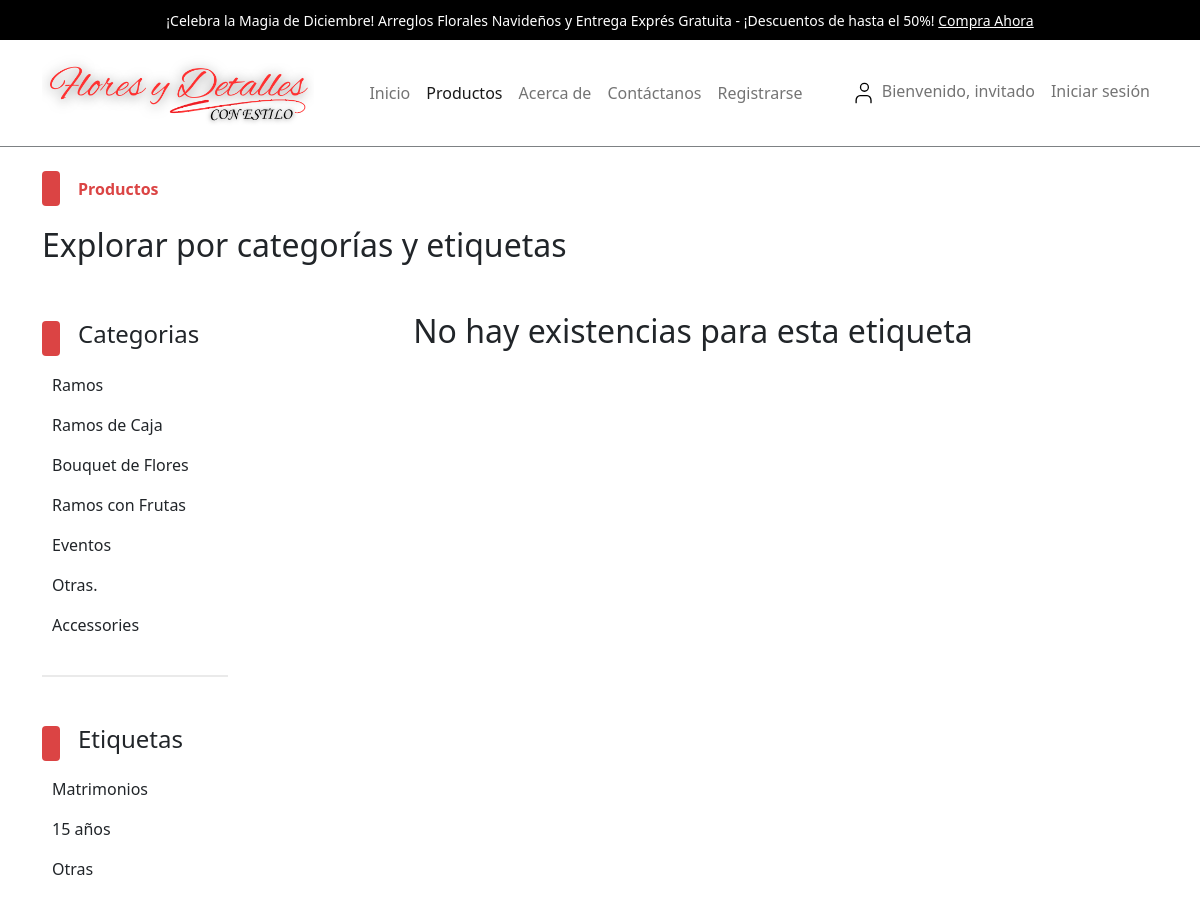
/products.php?brand=1, run on an earlier commit of the app's database.
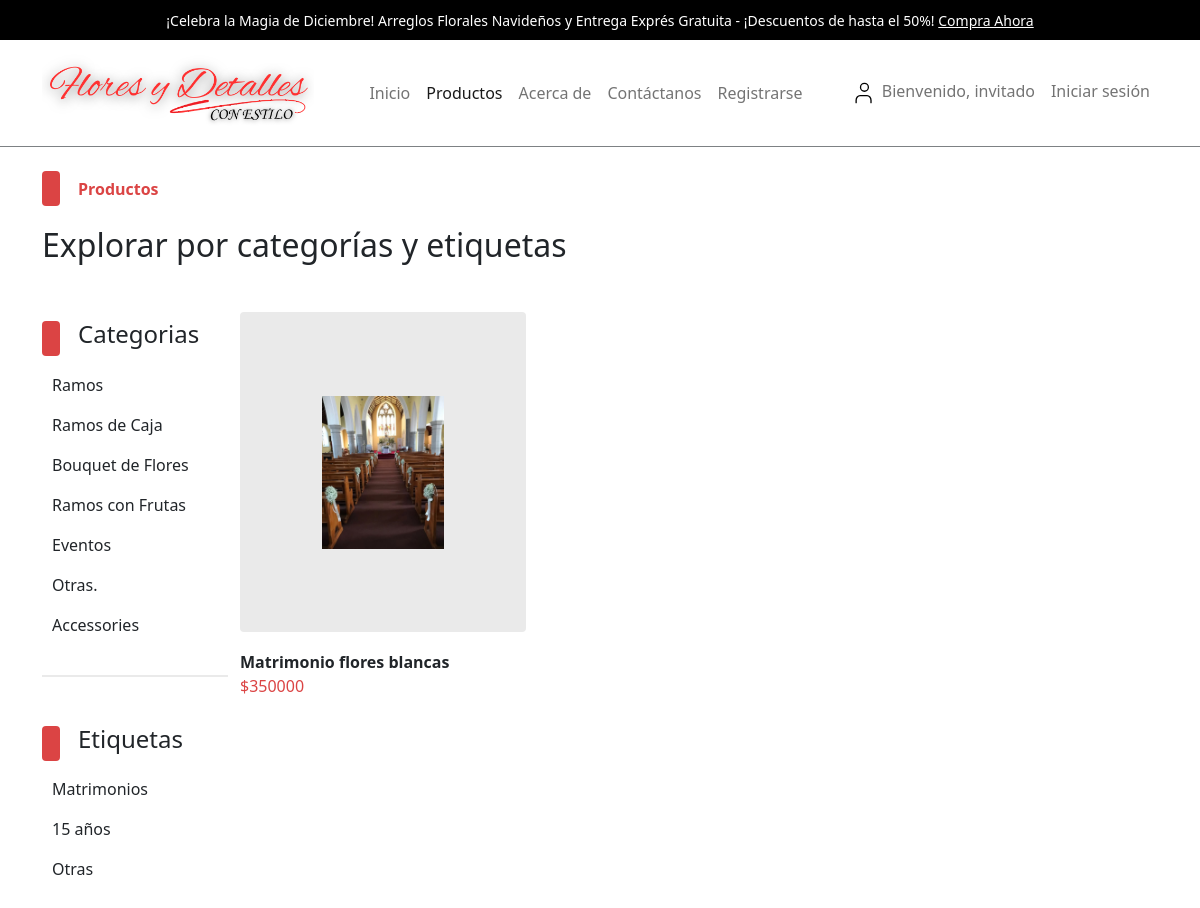
And on a later commit of the database.
### tables this page shows
CREATE TABLE `categories` (
  `category_id` int(11) NOT NULL,
  `category_title` varchar(100) NOT NULL
);

CREATE TABLE `brands` (
  `brand_id` int(11) NOT NULL,
  `brand_title` varchar(100) NOT NULL
);

CREATE TABLE `products` (
  `product_id` int(11) NOT NULL,
  `product_title` varchar(120) NOT NULL,
  `product_description` varchar(255) NOT NULL,
  `product_keywords` varchar(255) NOT NULL,
  `category_id` int(11) NOT NULL,
  `brand_id` int(11) NOT NULL,
  `product_image_one` varchar(255) NOT NULL,
  `product_image_two` varchar(255) NOT NULL,
  `product_image_three` varchar(255) NOT NULL,
  `product_price` float NOT NULL,
  `date` timestamp NOT NULL DEFAULT current_timestamp() ON UPDATE current_timestamp(),
  `status` varchar(100) NOT NULL
);

### functions/common_functions.php (the view, shortened to what this page needs)
<?php
function filterBrandProduct()
{
    global $con;
    if (isset($_GET['brand'])) {
        $brand_id = $_GET['brand'];
        $select_product_query = "SELECT * FROM `products` WHERE brand_id = $brand_id";
        $select_product_result = mysqli_query($con, $select_product_query);
        $num_of_rows = mysqli_num_rows($select_product_result);
        if ($num_of_rows == 0) {
            echo "
                <h2 class='text-center'>No hay existencias para esta etiqueta</h2>
                ";
        }
        while ($row = mysqli_fetch_assoc($select_product_result)) {
            $product_id = $row['product_id'];
            $product_title = $row['product_title'];
            $product_image_one = $row['product_image_one'];
            $product_price = $row['product_price'];
            echo "
        <div class='col-md-4 mb-2'>
        <div class='one-card'>
            <div class='photo'>
                <img src='./admin/product_images/$product_image_one' alt='$product_title'>
                <button>
                <a class='text-light' href='products.php?add_to_cart=$product_id'>Cotizar ahora</a>
            </button>
            <button>
                <a class='text-light' href='product_details.php?product_id=$product_id'>Ver mas</a>
            </button>
            </div>
            <div class='content'>
                <span class='title fw-bold'>$product_title</span>
                <div class='desc'>
                    <span>\$$product_price</span>
                </div>
            </div>
        </div>
    </div>
        ";
        }
    }
}
function getBrands()
{
    global $con;
    $select_brands_query = "SELECT * FROM `brands`";
    $select_brands_result = mysqli_query($con, $select_brands_query);
    while ($brands_row_data = mysqli_fetch_assoc($select_brands_result)) {
        $brand_title = $brands_row_data['brand_title'];
        $brand_id = $brands_row_data['brand_id'];
        echo "
        <li class='nav-item'>
            <a href='products.php?brand=$brand_id' class='nav-link'>
                $brand_title
            </a>
        </li>
    ";
    }
}
function getCategories()
{
    global $con;
    $select_category_query = "SELECT * FROM `categories`";
    $select_category_result = mysqli_query($con, $select_category_query);
    while ($categories_row_data = mysqli_fetch_assoc($select_category_result)) {
        $category_title = $categories_row_data['category_title'];
        $category_id = $categories_row_data['category_id'];
        echo "
        <li class='nav-item'>
        <a href='products.php?category=$category_id' class='nav-link'>
            $category_title
        </a>
    </li>
        ";
    }
}

What changed in the data, as far as the page shows it:
now on this page (row edited): products: product_image_one (picture), product_title "Matrimonio flores blancas", product_price "350000"
Also different on the page:
text no longer shown: "No hay existencias para esta etiqueta"
